Frame 1 (no input): blank canvas, image omitted
Frame 60 (no input): blank canvas, image omitted
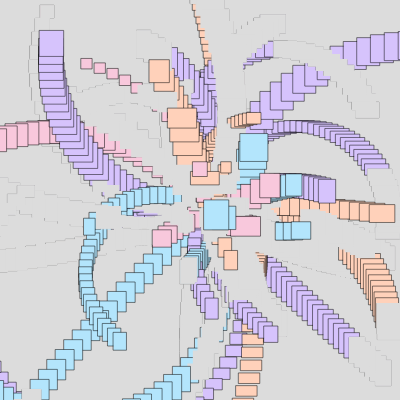
Frame 120 (the mouse pressed at the canvas centre since frame 60)

The p5.js sketch whose frames 1 and 60 were blank and that drew this single picture after the mouse press (run headless with seeded random() and noise() and a simulated clock; from frame 60 on, the mouse is pressed at the canvas centre):

// p5.js sketch
// ── sketch.js
let pastelColors = [
  [255, 209, 186], 
  [248, 200, 220], 
  [214, 195, 252], 
  [179, 229, 252] 
];

let canvasSize = 400;
let currentBlocks = [];
let blockSpeed = 15;
let maxDist = 50; 

function setup() {
  createCanvas(canvasSize, canvasSize);
  background(220);
  frameRate(60); 
}

function draw() {
  computeblock();
  displayblocks();
  
}

function computeblock(){
  if (mouseIsPressed) { 
    let randomAngle = random(0, TWO_PI);
    let randomColorj = floor(random(pastelColors.length));
    let randomHeight = random(10,30);
    let randomWidth = random(10,30);

    let block = {
      x: mouseX, 
      y: mouseY,
      angle: randomAngle,
      color: pastelColors[randomColorj],
      rotationSpeed: random(-0.1, 0.1),
      h: randomHeight, 
      w: randomWidth,
      d: 0, 
      max: floor(random(10,maxDist)),
      s: floor(random(3,blockSpeed)),
      forward: true
    };
    currentBlocks.push(block);
  }
  
}
function displayblocks(){
  for (let block of currentBlocks) {
    //clearing the first drawn block
    if(block.d > block.max){
      block.forward = false;
      stroke(220);
      fill(220);
      strokeWeight(1.);
      rect(block.x, block.y, block.h, block.w);
      block.d -=1; 
    }

    //if going fowrads
    if(block.forward){
      block.angle += block.rotationSpeed; 
      block.x += cos(block.angle) * block.s;
      block.y += sin(block.angle) * block.s;
      block.d +=1;
      fill(block.color);
      strokeWeight(0.5);
      stroke(0);
      rect(block.x, block.y, block.h, block.w);
    }

    //if going backwards
    else if (!block.forward && block.d >= 0){
      stroke(220);
      fill(220);
      strokeWeight(1.2);
      let offsetX = cos(block.angle) * block.s;
      let offsetY = sin(block.angle) * block.s;
      rect(block.x - offsetX, block.y - offsetY, block.h, block.w);
      block.x -= cos(block.angle) * block.s;
      block.y -= sin(block.angle) * block.s;
      block.angle -= block.rotationSpeed; 
      block.d -=1;
    }
  
  }
}
